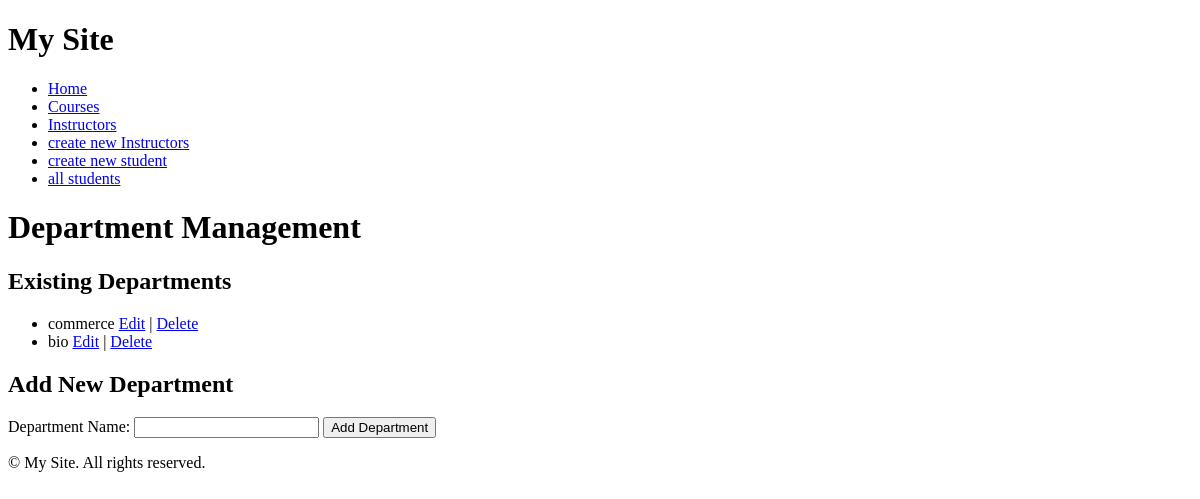
The page /department-management/ on the database as committed earlier.
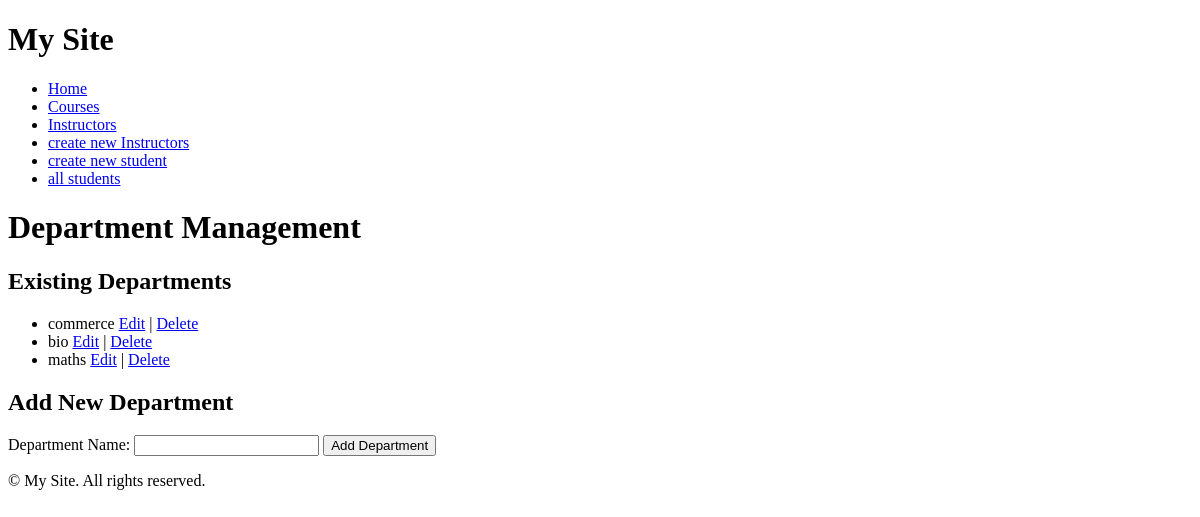
The same page on the database as committed later.
### edusphere_app/models.py (models this page shows, shortened)
class Department(models.Model):
    id = models.AutoField(primary_key=True)
    name = models.CharField(max_length=255)

### edusphere_app/views.py (the view)
# urls.py: path('department-management/', views.department_management, name='department_management'),
def department_management(request):
    departments = Department.objects.all()
    context = {'departments': departments}
    return render(request, 'department_management.html', context)

### edusphere_app/templates/department_management.html (shortened to what this page needs)
{% extends 'base.html' %}
{% block content %}
  <h1>Department Management</h1>
  <h2>Existing Departments</h2>
  <ul>
    {% for department in departments %}
      <li>{{ department.name }} <a href="{% url 'edit_department' department.id %}">Edit</a> | <a href="{% url 'delete_department' department.id %}">Delete</a></li>
    {% endfor %}
  </ul>
  <h2>Add New Department</h2>
  <form method="post" action="{% url 'add_department' %}">
    <label for="department_name">Department Name:</label>
    <input type="text" id="department_name" name="department_name" required>
    <button type="submit">Add Department</button>
  </form>
{% endblock %}

Rows that differ between the two databases and show on the page:
added Department: name "maths"
